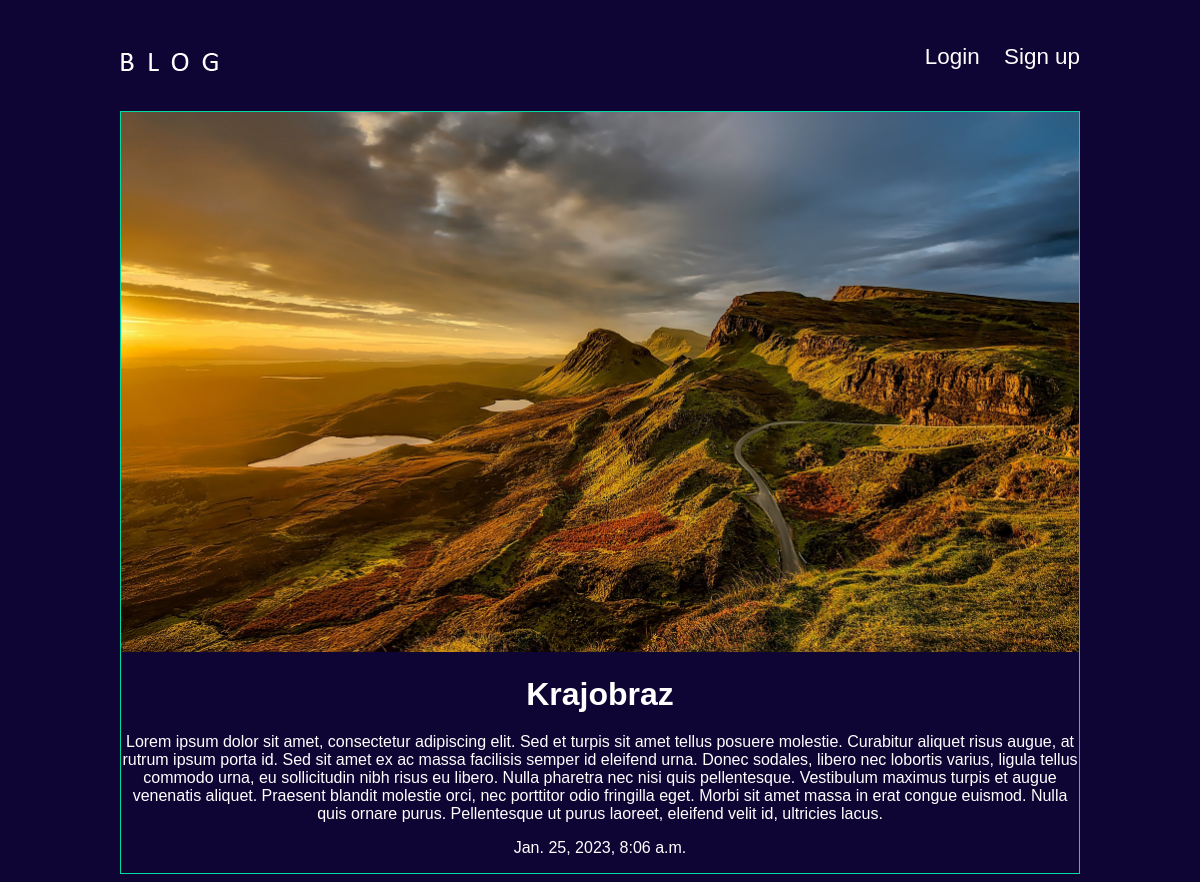
The page /articles/krajobraz/ on the database its author committed.
### articles/models.py (models this page shows, shortened)
class Article(models.Model):
    title = models.CharField(max_length=100)
    slug = models.SlugField()
    body = models.TextField()
    date = models.DateTimeField(auto_now_add=True)
    thumb = models.ImageField(default='default.jpg', blank=True)
    author = models.ForeignKey(User, on_delete=models.CASCADE, default=None)

### articles/views.py (the view)
# urls.py: path('<slug:slug>/', views.article_detail, name='detail')
def article_detail(request, slug):
    article = Article.objects.get(slug=slug)
    return render(request, 'articles/article_detail.html', {'article':article})

### articles/templates/articles/article_detail.html
{%extends 'base_layout.html' %}
{% block content %}
<div class = "article-detail">
    <div class="article">
        <img src="{{ article.thumb.url }}">
        <h2>{{ article.title }}</h2>
        <p>{{ article.body }}</p>
        <p>{{ article.date }}</p>
    </div>
</div>
{% endblock%}

### templates/base_layout.html (shortened to what this page needs)
{% load static %}
<!DOCTYPE html>
<html>
    <head>
        <link rel="stylesheet" href="{% static 'style.css'%}">
    </head>
    <body>
        <header class = "wrapper">
            <h1><a href="{% url 'home'%}"><img class="LOGO" src="{% static 'logo.png'%}"></a></h1>
            <nav>
                <ul>
                    {% if user.is_authenticated %}
                    <li>
                        Hello, {{request.user.username}}
                    </li>
                    <li>
                        <a class="add-article" href="{% url 'articles:create' %}">New Article</a>
                    </li>
                    <li>
                        <form class = "logout-link" action="{% url 'accounts:logout' %}" method="post">
                            {% csrf_token %}
                            <button type="submit">Logout</button>
                        </form>
                    </li>
                    {% else %}
                        <li>
                            <a href="{% url 'accounts:login' %}">Login</a>
                        </li>
                        <li>
                            <a href="{% url 'accounts:signup' %}">Sign up</a>
                        </li>
                    {% endif %}
                </ul>
            </nav>
        </header>
        <div class="wrapper">
            {% block content %}
            {% endblock %}
        </div>
    </body>
</html>

### assets/style.css (style rules this page uses)
body { background-color: #0f0535; }
body * { font-family: 'Calibri', sans-serif; color: #fff; }
h1, h2, h3, h4, h5, h6 { font-weight: 0; margin: 0; }
a, a:hover, a:visited { color: #fff; text-decoration: none; }
.wrapper { max-width: 960px; margin: 0 auto; }
.LOGO { padding-top: 15px; }
header { display: grid; grid-template-columns: 1fr 1fr; padding: 20px 0; }
nav { justify-self: end; }
nav li { display: inline-block; margin-left: 20px; font-size: 1.4em; }
.article { padding: 10px; border: 1px solid #00dba0;; position: relative; padding-bottom: 40px; }
.article h2 { font-size: 1.4em; }
.article-detail .article { padding: 0px; }
.article-detail .article img { max-width: 100%; }
.article-detail .article h2 { text-align: center; margin: 20px auto; font-size: 2em; }
.article-detail .article p { text-align: center; }

### rows shown on the page
Article: thumb (picture), title "Krajobraz", body "Lorem ipsum dolor sit amet, consectetur adipiscing elit. Sed et turpis sit amet tellus posuere molestie. Curabitur aliquet risus augue, at rutrum ipsum porta id. Sed sit amet ex ac massa facilisis semper id eleifend urna. Donec sodales, libero nec lobortis varius, ligula tellus commodo urna, eu sollicitudin nibh risus eu libero. Nulla pharetra nec nisi quis pellentesque. Vestibulum maximus turpis et augue venenatis aliquet. Praesent blandit molestie orci, nec porttitor odio fringilla eget. Morbi sit amet massa in erat congue euismod. Nulla quis ornare purus. Pellentesque ut purus laoreet, eleifend velit id, ultricies lacus.", date "Jan. 25, 2023, 8:06 a.m."
